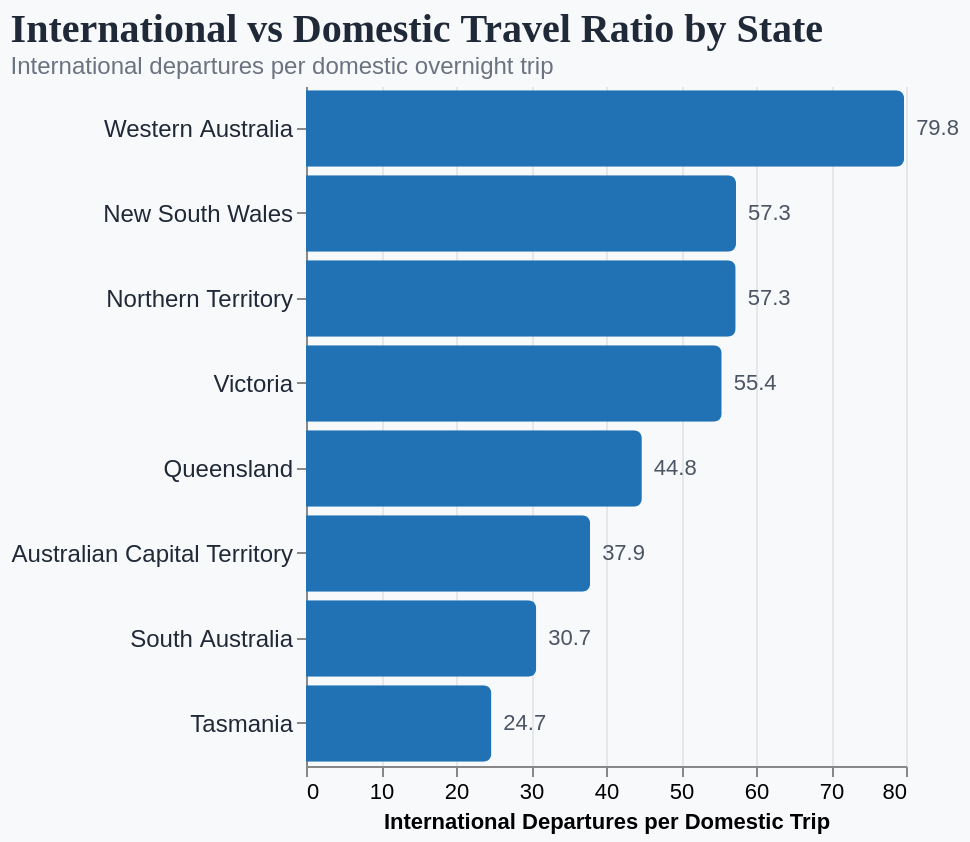

Write a Vega-Lite specification for this figure.
### Vega-Lite specification from a JSON file in a GitHub repository (floating-point values rounded to 4 significant figures)
{"$schema": "https://vega.github.io/schema/vega-lite/v6.json", "background": "#f8f9fb", "title": {"text": "International vs Domestic Travel Ratio by State", "subtitle": "International departures per domestic overnight trip", "anchor": "start", "font": "Georgia", "fontSize": 20, "subtitleFontSize": 12, "color": "#1f2937", "subtitleColor": "#6b7280"}, "width": "container", "height": 340, "data": {"values": [{"state": "New South Wales", "domestic_trips": 10570, "international_departures": 606060}, {"state": "Victoria", "domestic_trips": 8043, "international_departures": 445790}, {"state": "Queensland", "domestic_trips": 6772, "international_departures": 303250}, {"state": "Western Australia", "domestic_trips": 2563, "international_departures": 204400}, {"state": "South Australia", "domestic_trips": 2050, "international_departures": 62930}, {"state": "Australian Capital Territory", "domestic_trips": 586, "international_departures": 22200}, {"state": "Tasmania", "domestic_trips": 757, "international_departures": 18710}, {"state": "Northern Territory", "domestic_trips": 214, "international_departures": 12260}]}, "transform": [{"calculate": "datum.international_departures / datum.domestic_trips", "as": "ratio"}], "layer": [{"mark": {"type": "bar", "color": "#2171b5", "cornerRadiusEnd": 4}, "encoding": {"y": {"field": "state", "type": "nominal", "sort": "-x", "title": null, "axis": {"labelFontSize": 12, "labelColor": "#1f2937"}}, "x": {"field": "ratio", "type": "quantitative", "title": "International Departures per Domestic Trip", "axis": {"gridColor": "#e5e7eb", "labelFontSize": 11}}, "tooltip": [{"field": "state", "type": "nominal", "title": "State"}, {"field": "international_departures", "type": "quantitative", "title": "International Departures", "format": ","}, {"field": "domestic_trips", "type": "quantitative", "title": "Domestic Trips", "format": ","}, {"field": "ratio", "type": "quantitative", "title": "Ratio", "format": ".1f"}]}}, {"mark": {"type": "text", "align": "left", "dx": 6, "fontSize": 11, "color": "#4b5563"}, "encoding": {"y": {"field": "state", "type": "nominal", "sort": "-x"}, "x": {"field": "ratio", "type": "quantitative"}, "text": {"field": "ratio", "type": "quantitative", "format": ".1f"}}}], "config": {"view": {"stroke": null}}}
